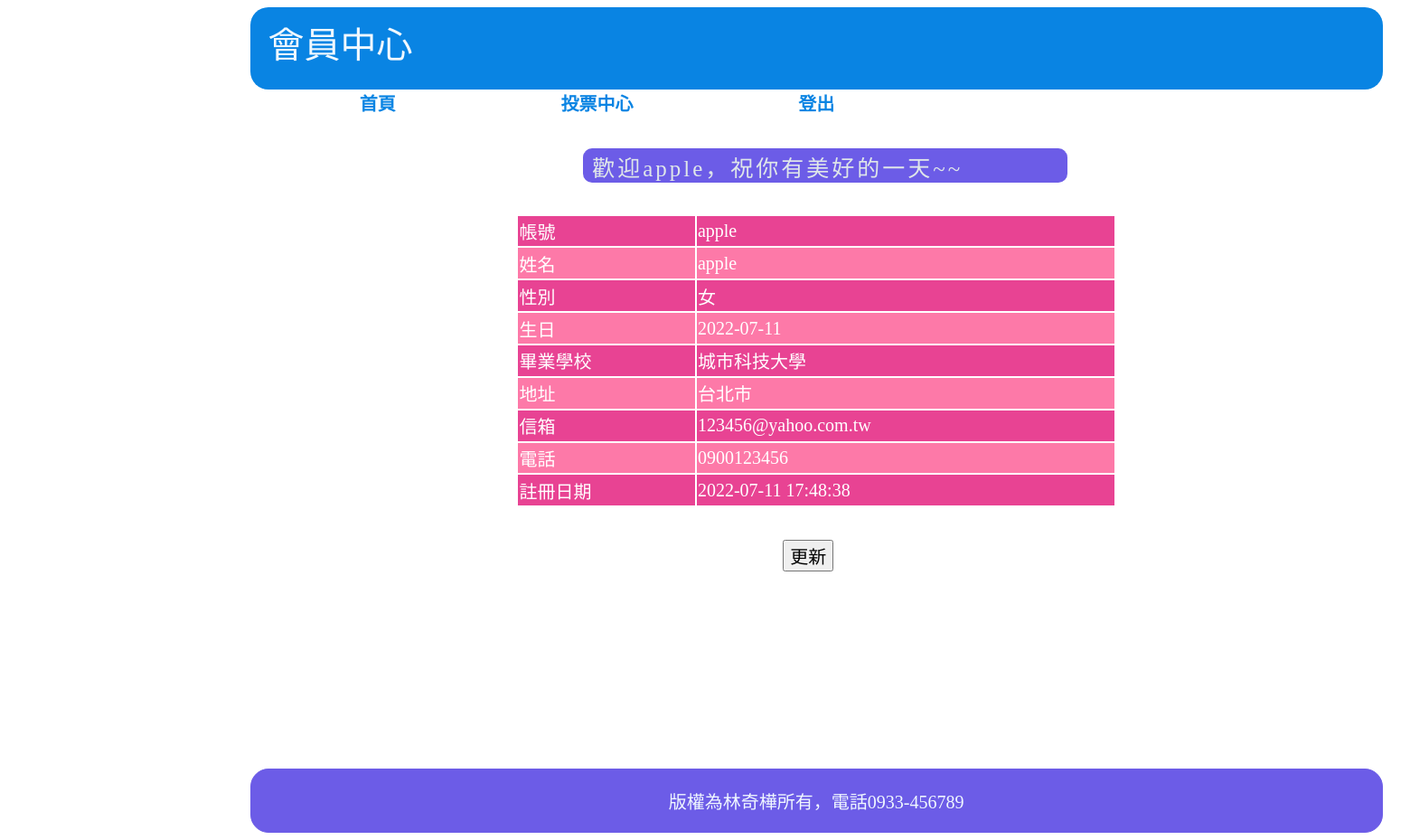
The page /front/member_center.php (signed in) on the database its author committed.
### tables this page shows
CREATE TABLE `users` (
  `id` int(11) UNSIGNED NOT NULL,
  `acc` varchar(12) NOT NULL,
  `pw` varchar(32) NOT NULL COMMENT '密碼',
  `name` varchar(12) NOT NULL,
  `gender` tinyint(1) UNSIGNED NOT NULL,
  `birthday` date NOT NULL,
  `eduction` varchar(32) NOT NULL,
  `addr` varchar(64) NOT NULL,
  `idcard` varchar(12) NOT NULL,
  `e-mail` varchar(64) NOT NULL,
  `phone` varchar(12) NOT NULL,
  `passnote` varchar(12) NOT NULL,
  `reg_date` datetime NOT NULL,
  `update_date` date NOT NULL
);

### front/member_center.php (the view, shortened to what this page needs)
<!DOCTYPE html>
<html lang="en">
<head>
    <link rel="stylesheet" href="../css/body.css">
</head>
<body>
    <div id="header">
        <div>會員中心</div>
        <nav>
            <a href="../index.php">首頁</a>
            <?php
            include "../login/connect.php";
            if (isset($_SESSION)) {
                if ($_SESSION['id'] <= 3) {
                    echo   "<a href='./vote_center.php'>投票中心</a>";
                    echo   "<a href='../back/back.php'>後台中心</a>";
                } else {
                    echo   "<a href='./vote_center.php'>投票中心</a>";
                }
            }
            if (isset($_SESSION['user'])) {
            ?>
                <a href="../login/logout.php">登出</a>
            <?php
            } else {
            ?>
                <a href="../login/login.php">登入</a>
            <?php
            }
            ?>
        </nav>
    </div>
    <?php
    $sql = "select * from `users` where acc='{$_SESSION['user']}'";
    $user = $pdo->query($sql)->fetch(PDO::FETCH_ASSOC);
    ?>
    <div id="content">
        <div id="ask">歡迎<?= $user['name']; ?>，祝你有美好的一天~~</div>
        <table>
            <?php
            echo "<tr><td>帳號</td><td>{$user['acc']}</td></tr>";
            echo "<tr><td>姓名</td><td>{$user['name']}</td></tr>";
            if ($user['gender'] == 0) {
                $gender = '男';
            } else {
                $gender = '女';
            }
            echo "<tr><td>性別</td><td id='gender'>{$gender}</td></tr>";
            echo "<tr><td>生日</td><td>{$user['birthday']}</td></tr>";
            echo "<tr><td>畢業學校</td><td>{$user['eduction']}</td></tr>";
            echo "<tr><td>地址</td><td>{$user['addr']}</td></tr>";
            echo "<tr><td>信箱</td><td>{$user['e-mail']}</td></tr>";
            echo "<tr><td>電話</td><td>{$user['phone']}</td></tr>";
            echo "<tr><td>註冊日期</td><td>{$user['reg_date']}</td></tr>";
            ?>
        </table>
        <br>
        <div id="list">
            <form action="./edit.php" method="post">
                <input class="btn_update" type="submit" value="更新" id="update">
            </form>
        </div>
    </div>
    <?php
   include "../back/footer.php";
   ?>
</body>
</html>

### css/body.css (style rules this page uses)
body { display: grid; width: 1880px; height: 913px; grid-template-columns: repeat(21,calc(100% / 21 )); grid-template-rows: repeat(15,1fr); }
#header { display: grid; grid-template-columns: repeat(3,1fr); grid-template-rows: repeat(2,1fr) 0.5fr; grid-column: 4/18; grid-row: 1/3; }
#header>div { width: calc(100% - 40px); height: calc(100% - 20px); background-color: #0984e3; color: aliceblue; border-radius:20px; font-size: 40px; padding:10px 20px; grid-column: 1/4; grid-row: 1/3; }
#header>nav { padding:0 20px; text-align: center; display: grid; grid-template-columns: repeat(5,1fr); grid-column: 1/4; grid-row: 3/4; }
#header>nav>a { grid-column: 1 1 1 1 1; background-color: white; color: #0984e3; border-radius:0 0 50px 50px ; text-decoration:none; font-size: 20px; font-weight: bold; }
#content { display: grid; width: 100%; grid-template-columns: repeat(17,calc(100% / 17)); grid-template-rows: repeat(20,1fr); grid-column: 4/18; grid-row: 3/15; }

### front/member_center.php (style rules this page uses)
#content>#ask { padding:0 10px; font-size: 25px; letter-spacing:3px; grid-column: 6/13; grid-row: 2/3; border-radius: 10px; overflow: hidden; background: #6c5ce7; border-top: 2px solid #6c5ce7; animation: expand 1s forwards ease-in-out; color:#dfe6e9; }
#content>table { font-size: 20px; grid-column: 5/14; grid-row: 4/13; }
.odd { border: 1px solid #fd79a8; background-color: #fd79a8; color: white; }
.even { border: 1px solid #e84393; background-color: #e84393; color: white; }
#content>#list { grid-column: 9/10; grid-row: 14/15; }
#update { font-size: 20px; }

### rows shown on the page
users: name "apple", acc "apple", gender "女", birthday "2022-07-11", eduction "城市科技大學", addr "台北市", value "123456@yahoo.com.tw", phone "0900123456", reg_date "2022-07-11 17:48:38"
